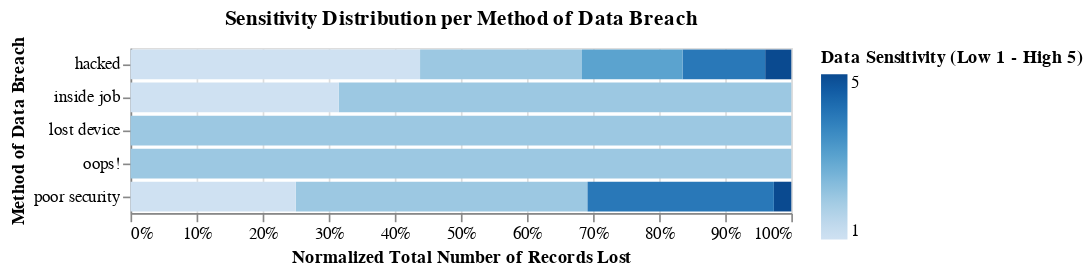

Notebook cell for this chart:
### Markdown cell above
### Question 8

<div class="alert alert-info" style="color:black">

Next, let's use a **normalized** stacked bar to get a sense of the sensitivity distribution for each method.
Create a stacked bar chart with
1. The sum of records lost encoded on the x-axis
2. The method on the y-axis
3. Sensitivity on the color channel
</div>

_Points:_ 12

### Code cell
# This question is weird check ^^^^^
sbar_method_records_sensitivity = alt.Chart(breaches).mark_bar().encode(
    x = alt.X("sum(records_lost)", stack = "normalize", title = "Normalized Total Number of Records Lost"),
    y = alt.Y("method", title = "Method of Data Breach"),
    color = alt.Color("data_sensitivity", title = "Data Sensitivity (Low 1 - High 5)")
).properties(
    title = "Sensitivity Distribution per Method of Data Breach"
)

# Show the plot
sbar_method_records_sensitivity

### Figure 1 — Vega-Lite specification as saved in the notebook (floating-point values rounded to 4 significant figures)
{"$schema": "https://vega.github.io/schema/vega-lite/v4.17.0.json", "config": {"view": {"continuousHeight": 300, "continuousWidth": 400}}, "data": {"name": "data-983fd4a0b346be762802282aadc3c3e4"}, "datasets": {"data-983fd4a0b346be762802282aadc3c3e4": [{"data_sensitivity": 4, "date": "2021-09-01T00:00:00", "index": 1, "method": "hacked", "organisation": "Syniverse", "records_lost": 500000000, "sector": "telecoms", "source_name": "Vice", "year": 2021}, {"data_sensitivity": 2, "date": "2021-09-01T00:00:00", "index": 5, "method": "poor security", "organisation": "Thailand visitors", "records_lost": 100000000, "sector": "government", "source_name": "South China Morning Post", "year": 2021}, {"data_sensitivity": 1, "date": "2021-07-01T00:00:00", "index": 10, "method": "hacked", "organisation": "Linkedin", "records_lost": 700000000, "sector": "web", "source_name": "9 to 5 mac", "year": 2021}, {"data_sensitivity": 2, "date": "2021-02-01T00:00:00", "index": 21, "method": "hacked", "organisation": "Experian Brazil", "records_lost": 220000000, "sector": "finance", "source_name": "ZDNet", "year": 2021}, {"data_sensitivity": 1, "date": "2021-03-01T00:00:00", "index": 24, "method": "hacked", "organisation": "Facebook", "records_lost": 533000000, "sector": "tech", "source_name": "Business Insider", "year": 2021}, {"data_sensitivity": 3, "date": "2020-12-01T00:00:00", "index": 28, "method": "hacked", "organisation": "SolarWinds", "records_lost": 50000000, "sector": "app", "source_name": "New York Times", "year": 2020}, {"data_sensitivity": 2, "date": "2020-04-01T00:00:00", "index": 37, "method": "hacked", "organisation": "Pakistani mobile operators", "records_lost": 115000000, "sector": "telecoms", "source_name": "ZDNet", "year": 2020}, {"data_sensitivity": 1, "date": "2020-01-01T00:00:00", "index": 41, "method": "poor security", "organisation": "Microsoft", "records_lost": 250000000, "sector": "web", "source_name": "Forbes", "year": 2020}, {"data_sensitivity": 2, "date": "2019-05-01T00:00:00", "index": 56, "method": "hacked", "organisation": "Canva", "records_lost": 139000000, "sector": "web", "source_name": "ZDNet", "year": 2019}, {"data_sensitivity": 1, "date": "2019-05-01T00:00:00", "index": 57, "method": "poor security", "organisation": "Chtrbox", "records_lost": 49000000, "sector": "misc", "source_name": "Techcrunch", "year": 2019}, {"data_sensitivity": 1, "date": "2019-02-01T00:00:00", "index": 62, "method": "hacked", "organisation": "Dubsmash", "records_lost": 162000000, "sector": "web", "source_name": "The Register", "year": 2019}, {"data_sensitivity": 1, "date": "2019-02-01T00:00:00", "index": 63, "method": "hacked", "organisation": "ShareThis", "records_lost": 41000000, "sector": "web", "source_name": "The Register", "year": 2019}, {"data_sensitivity": 2, "date": "2019-02-01T00:00:00", "index": 77, "method": "hacked", "organisation": "Houzz", "records_lost": 57000000, "sector": "retail", "source_name": "Techcrunch", "year": 2019}, {"data_sensitivity": 2, "date": "2019-05-01T00:00:00", "index": 86, "method": "poor security", "organisation": "Indian citizens", "records_lost": 275265298, "sector": "web", "source_name": "Bleeping Computer", "year": 2019}, {"data_sensitivity": 3, "date": "2019-07-01T00:00:00", "index": 88, "method": "hacked", "organisation": "Capital One", "records_lost": 100000000, "sector": "finance", "source_name": "Forbes", "year": 2019}, {"data_sensitivity": 2, "date": "2019-09-01T00:00:00", "index": 90, "method": "poor security", "organisation": "Facebook", "records_lost": 419000000, "sector": "web", "source_name": "Fast Company", "year": 2019}, {"data_sensitivity": 2, "date": "2019-11-01T00:00:00", "index": 93, "method": "poor security", "organisation": "OxyData", "records_lost": 380000000, "sector": "tech", "source_name": "Dataviper", "year": 2019}, {"data_sensitivity": 3, "date": "2018-10-01T00:00:00", "index": 97, "method": "hacked", "organisation": "Cathay Pacific Airways", "records_lost": 94000000, "sector": "transport", "source_name": "ABC News", "year": 2018}, {"data_sensitivity": 2, "date": "2018-12-01T00:00:00", "index": 98, "method": "poor security", "organisation": "Chinese resume leak", "records_lost": 202000000, "sector": "web", "source_name": "HackenProof", "year": 2018}, {"data_sensitivity": 2, "date": "2018-12-01T00:00:00", "index": 99, "method": "poor security", "organisation": "Google+", "records_lost": 52500000, "sector": "web", "source_name": "The Verge", "year": 2018}, {"data_sensitivity": 1, "date": "2018-12-01T00:00:00", "index": 100, "method": "hacked", "organisation": "Quora", "records_lost": 100000000, "sector": "web", "source_name": "NY Times", "year": 2018}, {"data_sensitivity": 3, "date": "2018-11-01T00:00:00", "index": 101, "method": "hacked", "organisation": "Marriott International", "records_lost": 383000000, "sector": "retail", "source_name": "NY Times, CNET", "year": 2018}, {"data_sensitivity": 1, "date": "2018-03-01T00:00:00", "index": 103, "method": "hacked", "organisation": "Facebook", "records_lost": 50000000, "sector": "web", "source_name": "Guardian", "year": 2018}, {"data_sensitivity": 1, "date": "2018-06-01T00:00:00", "index": 106, "method": "hacked", "organisation": "MyHeritage", "records_lost": 92283889, "sector": "web", "source_name": "Bloomberg", "year": 2018}, {"data_sensitivity": 1, "date": "2018-03-01T00:00:00", "index": 112, "method": "hacked", "organisation": "MyFitnessPal", "records_lost": 150000000, "sector": "app", "source_name": "Guardian", "year": 2018}, {"data_sensitivity": 1, "date": "2018-06-01T00:00:00", "index": 114, "method": "poor security", "organisation": "Nametests", "records_lost": 120000000, "sector": "app", "source_name": "Medium", "year": 2018}, {"data_sensitivity": 5, "date": "2018-06-01T00:00:00", "index": 116, "method": "poor security", "organisation": "Firebase", "records_lost": 100000000, "sector": "app", "source_name": "Bleeping Computer", "year": 2018}, {"data_sensitivity": 4, "date": "2018-03-01T00:00:00", "index": 117, "method": "poor security", "organisation": "Aadhaar", "records_lost": 550000000, "sector": "government", "source_name": "ZDNet", "year": 2018}, {"data_sensitivity": 2, "date": "2018-05-01T00:00:00", "index": 121, "method": "poor security", "organisation": "LocalBlox", "records_lost": 48000000, "sector": "web", "source_name": "UpGuard", "year": 2018}, {"data_sensitivity": 1, "date": "2018-05-01T00:00:00", "index": 122, "method": "poor security", "organisation": "Twitter", "records_lost": 330000000, "sector": "tech", "source_name": "Reuters", "year": 2018}, {"data_sensitivity": 3, "date": "2018-09-01T00:00:00", "index": 133, "method": "hacked", "organisation": "Newegg", "records_lost": 45000000, "sector": "retail", "source_name": "TechCrunch", "year": 2018}, {"data_sensitivity": 1, "date": "2018-05-01T00:00:00", "index": 135, "method": "poor security", "organisation": "Apollo", "records_lost": 200000000, "sector": "tech", "source_name": "Wired", "year": 2018}, {"data_sensitivity": 1, "date": "2017-11-01T00:00:00", "index": 139, "method": "hacked", "organisation": "Uber", "records_lost": 57000000, "sector": "app", "source_name": "Bloomberg", "year": 2017}, {"data_sensitivity": 4, "date": "2017-08-01T00:00:00", "index": 142, "method": "poor security", "organisation": "Spambot", "records_lost": 520000000, "sector": "web", "source_name": "The Guardian", "year": 2017}, {"data_sensitivity": 2, "date": "2017-03-01T00:00:00", "index": 149, "method": "oops!", "organisation": "River City Media", "records_lost": 340000000, "sector": "web", "source_name": "Guardian", "year": 2017}, {"data_sensitivity": 4, "date": "2017-10-01T00:00:00", "index": 155, "method": "hacked", "organisation": "Malaysian telcos & MVNOs", "records_lost": 46200000, "sector": "telecoms", "source_name": "LowYat", "year": 2017}, {"data_sensitivity": 4, "date": "2017-09-01T00:00:00", "index": 159, "method": "hacked", "organisation": "Equifax", "records_lost": 143000000, "sector": "finance", "source_name": "UK Gov", "year": 2017}, {"data_sensitivity": 1, "date": "2016-05-01T00:00:00", "index": 161, "method": "hacked", "organisation": "LinkedIn", "records_lost": 117000000, "sector": "web", "source_name": "CNN", "year": 2016}, {"data_sensitivity": 1, "date": "2016-05-01T00:00:00", "index": 162, "method": "hacked", "organisation": "Tumblr", "records_lost": 65000000, "sector": "web", "source_name": "Vice", "year": 2016}, {"data_sensitivity": 2, "date": "2016-09-01T00:00:00", "index": 163, "method": "hacked", "organisation": "Yahoo", "records_lost": 500000000, "sector": "web", "source_name": "CNBC", "year": 2016}, {"data_sensitivity": 5, "date": "2016-04-01T00:00:00", "index": 165, "method": "hacked", "organisation": "Philippines’ Commission on Elections", "records_lost": 55000000, "sector": "government", "source_name": "Trend Micro", "year": 2016}, {"data_sensitivity": 2, "date": "2016-04-01T00:00:00", "index": 168, "method": "hacked", "organisation": "Turkish citizenship database", "records_lost": 49611709, "sector": "government", "source_name": "Business Insider", "year": 2016}, {"data_sensitivity": 4, "date": "2016-06-01T00:00:00", "index": 179, "method": "hacked", "organisation": "VK", "records_lost": 171000000, "sector": "web", "source_name": "Motherboard", "year": 2016}, {"data_sensitivity": 1, "date": "2016-05-01T00:00:00", "index": 182, "method": "hacked", "organisation": "MySpace", "records_lost": 164000000, "sector": "web", "source_name": "Vice", "year": 2016}, {"data_sensitivity": 1, "date": "2016-12-01T00:00:00", "index": 186, "method": "hacked", "organisation": "Dailymotion", "records_lost": 85200000, "sector": "web", "source_name": "ZDNet", "year": 2016}, {"data_sensitivity": 4, "date": "2016-10-01T00:00:00", "index": 187, "method": "hacked", "organisation": "Weebly", "records_lost": 43000000, "sector": "web", "source_name": "Tech Crunch", "year": 2016}, {"data_sensitivity": 1, "date": "2016-11-01T00:00:00", "index": 190, "method": "hacked", "organisation": "Friend Finder Network", "records_lost": 412000000, "sector": "web", "source_name": "ZDNet", "year": 2016}, {"data_sensitivity": 2, "date": "2015-12-01T00:00:00", "index": 197, "method": "poor security", "organisation": "Deep Root Analytics", "records_lost": 198000000, "sector": "web", "source_name": "Reuters, UpGuard", "year": 2015}, {"data_sensitivity": 5, "date": "2015-11-01T00:00:00", "index": 210, "method": "hacked", "organisation": "Securus Technologies", "records_lost": 70000000, "sector": "web", "source_name": "The Intercept", "year": 2015}, {"data_sensitivity": 2, "date": "2015-02-01T00:00:00", "index": 216, "method": "hacked", "organisation": "Anthem ", "records_lost": 80000000, "sector": "health", "source_name": "NYTimes", "year": 2015}, {"data_sensitivity": 1, "date": "2014-05-01T00:00:00", "index": 224, "method": "hacked", "organisation": "Ebay", "records_lost": 145000000, "sector": "web", "source_name": "Business Insider", "year": 2014}, {"data_sensitivity": 3, "date": "2014-10-01T00:00:00", "index": 227, "method": "hacked", "organisation": "JP Morgan Chase", "records_lost": 76000000, "sector": "finance", "source_name": "Deal Book", "year": 2014}, {"data_sensitivity": 3, "date": "2014-09-01T00:00:00", "index": 233, "method": "hacked", "organisation": "Home Depot", "records_lost": 56000000, "sector": "retail", "source_name": "Krebs on Security", "year": 2014}, {"data_sensitivity": 5, "date": "2013-07-01T00:00:00", "index": 237, "method": "hacked", "organisation": "Massive American business hack", "records_lost": 160000000, "sector": "finance", "source_name": "Technology Review", "year": 2013}, {"data_sensitivity": 1, "date": "2013-04-01T00:00:00", "index": 242, "method": "hacked", "organisation": "Living Social", "records_lost": 50000000, "sector": "web", "source_name": "Naked Security, New York Times", "year": 2013}, {"data_sensitivity": 2, "date": "2016-12-01T00:00:00", "index": 243, "method": "hacked", "organisation": "Yahoo", "records_lost": 550000000, "sector": "web", "source_name": "NY Times, BBC", "year": 2013}, {"data_sensitivity": 2, "date": "2013-07-01T00:00:00", "index": 254, "method": "hacked", "organisation": "UbiSoft", "records_lost": 58000000, "sector": "gaming", "source_name": "BBC News", "year": 2013}, {"data_sensitivity": 1, "date": "2013-03-01T00:00:00", "index": 259, "method": "hacked", "organisation": "Evernote", "records_lost": 50000000, "sector": "web", "source_name": "Wired, Digital Trends", "year": 2013}, {"data_sensitivity": 2, "date": "2013-10-01T00:00:00", "index": 266, "method": "inside job", "organisation": "Court Ventures", "records_lost": 200000000, "sector": "finance", "source_name": "NY Times, Gov Tech", "year": 2013}, {"data_sensitivity": 3, "date": "2013-12-01T00:00:00", "index": 271, "method": "hacked", "organisation": "Target", "records_lost": 70000000, "sector": "retail", "source_name": "Huffington Post", "year": 2013}, {"data_sensitivity": 1, "date": "2016-09-01T00:00:00", "index": 287, "method": "hacked", "organisation": "Last.fm", "records_lost": 43500000, "sector": "web", "source_name": "ZD Net", "year": 2012}, {"data_sensitivity": 1, "date": "2016-08-01T00:00:00", "index": 294, "method": "hacked", "organisation": "Dropbox", "records_lost": 68700000, "sector": "web", "source_name": "The Telegraph", "year": 2012}, {"data_sensitivity": 1, "date": "2011-04-01T00:00:00", "index": 304, "method": "hacked", "organisation": "Sony PSN", "records_lost": 77000000, "sector": "gaming", "source_name": "Mashable", "year": 2011}, {"data_sensitivity": 3, "date": "2009-01-01T00:00:00", "index": 345, "method": "hacked", "organisation": "Heartland", "records_lost": 130000000, "sector": "finance", "source_name": "Dark Reading", "year": 2009}, {"data_sensitivity": 2, "date": "2009-10-01T00:00:00", "index": 353, "method": "lost device ", "organisation": "US Military", "records_lost": 76000000, "sector": "military", "source_name": "Wired", "year": 2009}, {"data_sensitivity": 3, "date": "2007-03-01T00:00:00", "index": 379, "method": "hacked", "organisation": "TK / TJ Maxx", "records_lost": 94000000, "sector": "retail", "source_name": "ZD Net", "year": 2007}, {"data_sensitivity": 1, "date": "2004-06-01T00:00:00", "index": 391, "method": "inside job", "organisation": "AOL", "records_lost": 92000000, "sector": "web", "source_name": "CNN", "year": 2004}]}, "encoding": {"color": {"field": "data_sensitivity", "title": "Data Sensitivity (Low 1 - High 5)", "type": "quantitative"}, "x": {"aggregate": "sum", "field": "records_lost", "stack": "normalize", "title": "Normalized Total Number of Records Lost", "type": "quantitative"}, "y": {"field": "method", "title": "Method of Data Breach", "type": "nominal"}}, "mark": "bar", "title": "Sensitivity Distribution per Method of Data Breach"}
